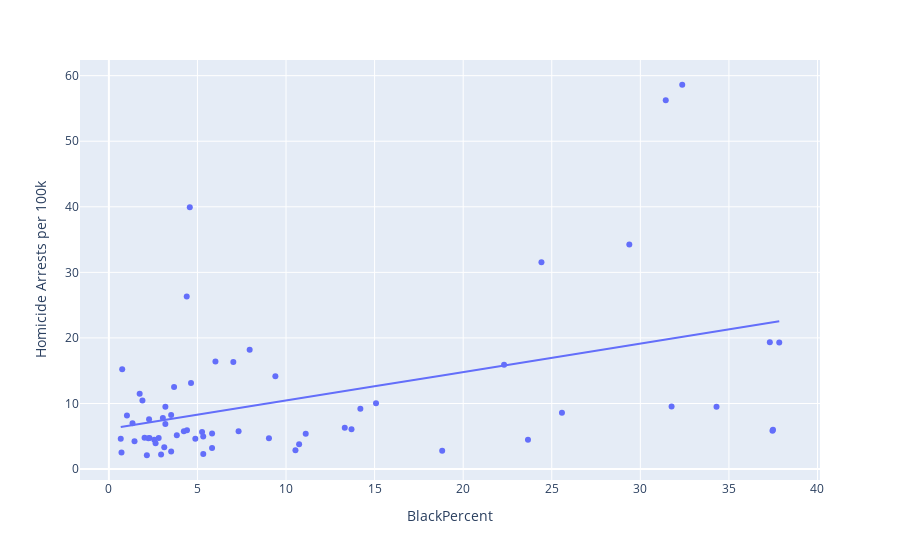

Write notebook code for a chart like this one.
### Code cell
race_homicide.plot.scatter(x='BlackPercent', y='Homicide Arrests per 100k', hover_name='Zip Code', trendline='ols')
